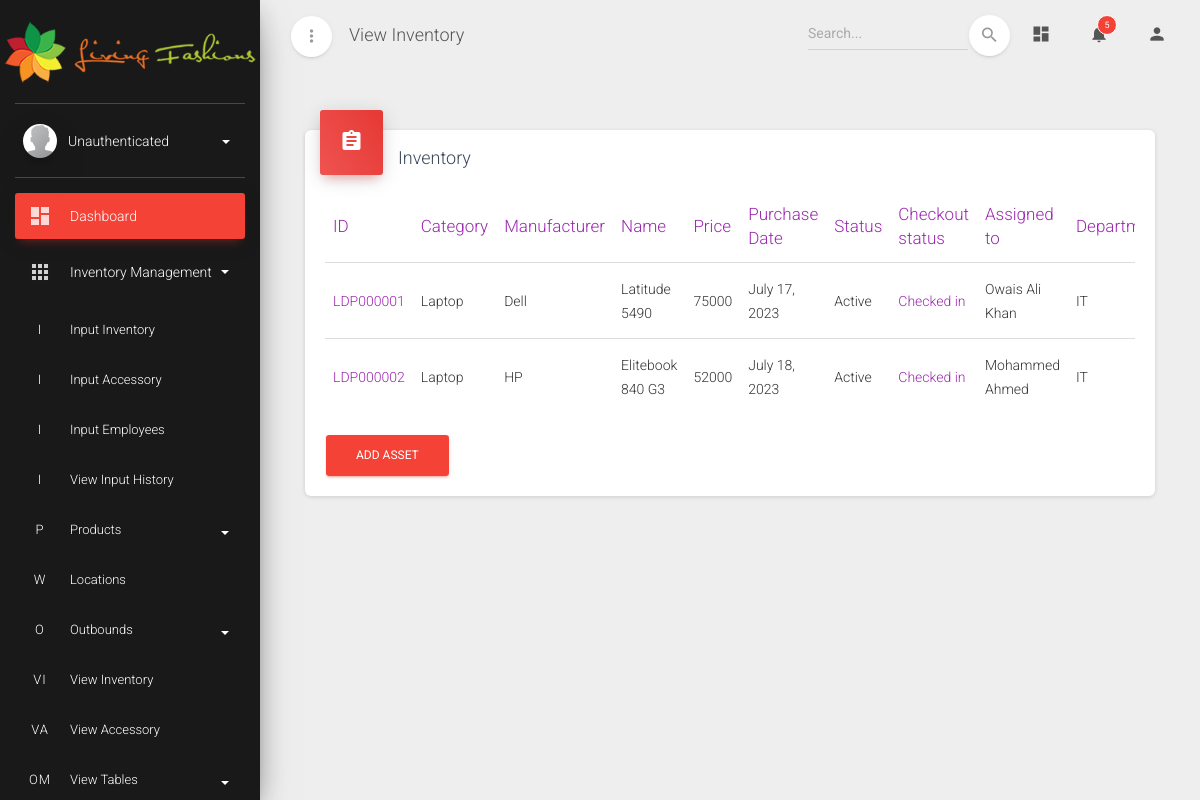
The page /webapp/view_inventory/ on the database its author committed.
### webapp/models.py (models this page shows, shortened)
class Asset(models.Model):
    class STATUSES(models.TextChoices):
        checked_in = 'I', 'Checked in'
        checked_out = 'O', 'Checked out'
    category = models.ForeignKey(Category, on_delete=models.SET_NULL, null=True)
    manufacturer = models.ForeignKey(Manufacturer, on_delete=models.SET_NULL, null=True)
    name = models.CharField(max_length=200, help_text='Name of asset')
    price = models.IntegerField(help_text='Price of asset in rupees')
    processor = models.CharField(max_length=200, help_text='Processor specs')
    ram = models.IntegerField(help_text='Total RAM in asset')
    hdd = models.IntegerField(help_text='Total HDD storage in asset', blank=True, null=True)
    ssd = models.IntegerField(help_text='Total SSD storage in asset', blank=True, null=True)
    purchase_date = models.DateField(help_text='Date of asset purchase')
    checkout_status = models.CharField(max_length=1, choices=STATUSES.choices, default=STATUSES.checked_in)
    status = models.ForeignKey(Status, on_delete=models.SET_NULL, null=True)
    department = models.ForeignKey(Department, on_delete=models.SET_NULL, null=True)
    supplier = models.ForeignKey(Supplier, on_delete=models.SET_NULL, null=True)
    assigned_to = models.ForeignKey(Employee, on_delete=models.SET_NULL, null=True)
    location = models.ForeignKey(Location, on_delete=models.SET_NULL, null=True)
    asset_image = models.ImageField(upload_to='images/', blank=True, null=True)
    serial = models.CharField(max_length=200, help_text='Serial number of asset', blank=True)
    invoice = models.IntegerField(help_text='Invoice number of asset', blank=True, null=True)

class Category(models.Model):
    name = models.CharField(max_length=200, help_text="Type of asset", unique=True)
    def __str__(self):
        return f"{self.name}"

class Manufacturer(models.Model):
    name = models.CharField(max_length=200, help_text="Name of manufacturing company", unique=True)
    def __str__(self):
        return f"{self.name}"

class Status(models.Model):
    name = models.CharField(max_length=200, help_text="Status of asset", unique=True)

class Employee(models.Model):
    name = models.CharField(max_length=200, help_text="Name of employee", unique=True)
    def __str__(self):
        return f"{self.name}"

class Department(models.Model):
    name = models.CharField(max_length=200, help_text="Name of department", unique=True)
    def __str__(self):
        return f"{self.name}"

### webapp/views.py (the view)
# urls.py: path('view_inventory/', views.InventoryListView.as_view(), name='view_inventory-list'),
class InventoryListView(ListView):
    model = Asset
    context_object_name = 'inventory'
    template_name = 'webapp/view_inventory.html'

### webapp/templates/webapp/view_inventory.html (shortened to what this page needs)
{% extends 'master.html' %}
{% block title %}View Inventory{% endblock title %}
{% block content %}
<div class="content">
  <div class="container-fluid">
    <div class="container-fluid">
      <div class="row">
        <div class="col-md-12">
          <div class="card">
            <div class="card-header card-header-icon card-header-danger">
              <div class="card-icon">
                <i class="material-icons">assignment</i>
              </div>
              <h4 class="card-title">Inventory</h4>
            </div>
            <div class="card-body">
              <div class="table-responsive">
                <table class="table">
                  <thead class="text-primary">
                    <th>ID</th>
                    <th>Category</th>
                    <th>Manufacturer</th>
                    <th>Name</th>
                    <th>Price</th>
                    <th>Purchase Date</th>
                    <th>Status</th>
                    <th>Checkout status</th>
                    <th>Assigned to</th>
                    <th>Department</th>
                  </thead>
                  <tbody>
                    {% for asset in inventory %}
                    <tr>
                      <td><a href="{% url 'view_inventory-detail' asset.id %}">LDP{{ asset.id|stringformat:"06d" }}</a></td>
                      <td>{{ asset.category }}</td>
                      <td>{{ asset.manufacturer }}</td>
                      <td>{{ asset.name }}</td>
                      <td>{{ asset.price }}</td>
                      <td>{{ asset.purchase_date }}</td>
                      <td>{{ asset.status.name }}</td>
                      <td><a href="{% url 'view_inventory-check' asset.id %}">{{ asset.get_checkout_status_display }}</a></td>
                      <td>{{ asset.assigned_to }}</td>
                      <td>{{ asset.department }}</td>
                    </tr>
                    {% endfor %}
                </table>
                <a class="btn btn-danger" href="{% url 'input_inventory' %}" role="button">Add asset</a>
              </div>
            </div>
          </div>
        </div>
      </div>
    </div>
  </div>
</div>
{% endblock %}

### rows shown on the page
Asset: id "000001", category "Laptop", manufacturer "Dell", name "Latitude 5490", price "75000", purchase_date "July 17, 2023", status.name "Active", checkout_status "Checked in", assigned_to "Owais Ali Khan", department "IT"
Asset: id "000002", category "Laptop", manufacturer "HP", name "Elitebook 840 G3", price "52000", purchase_date "July 18, 2023", status.name "Active", checkout_status "Checked in", assigned_to "Mohammed Ahmed", department "IT"
